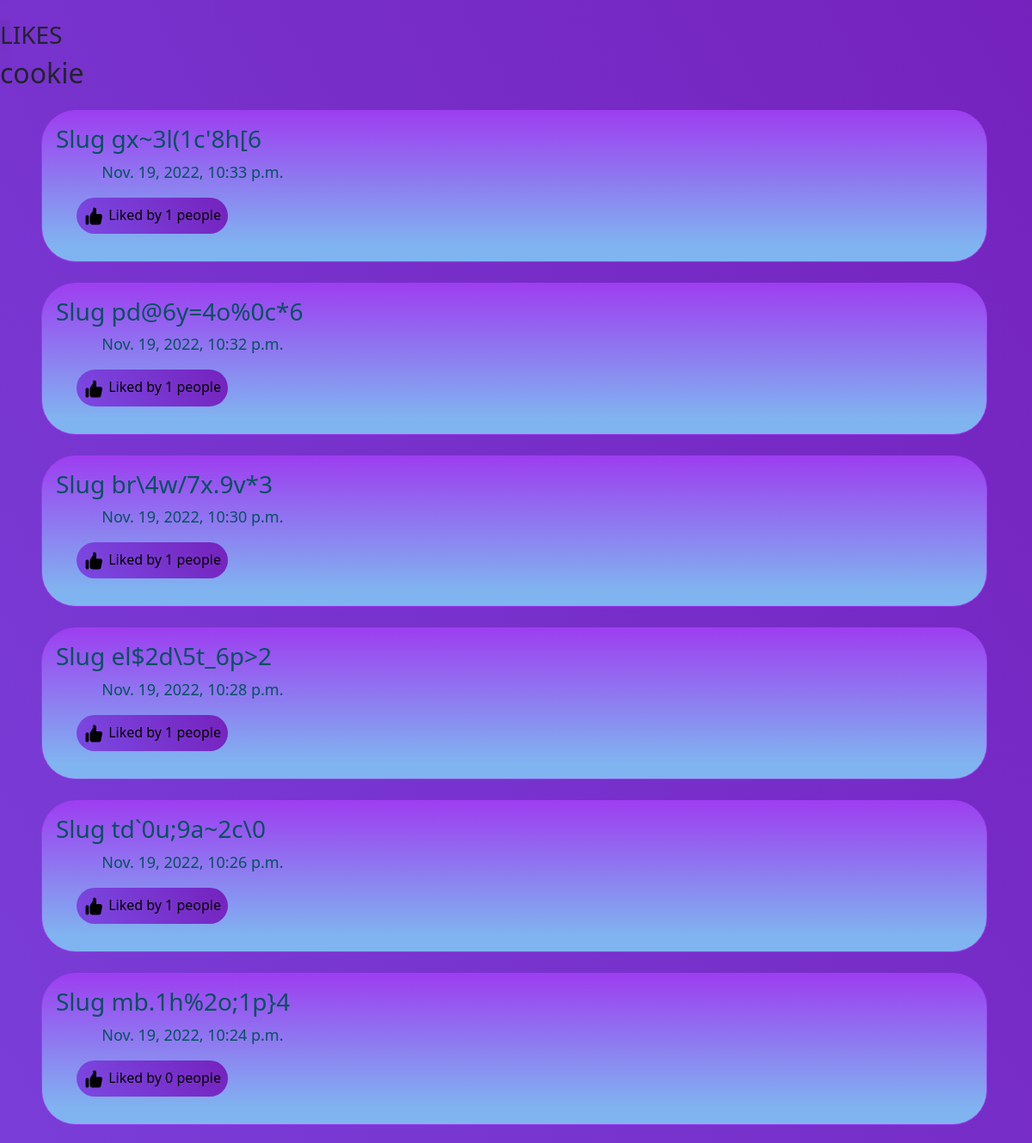
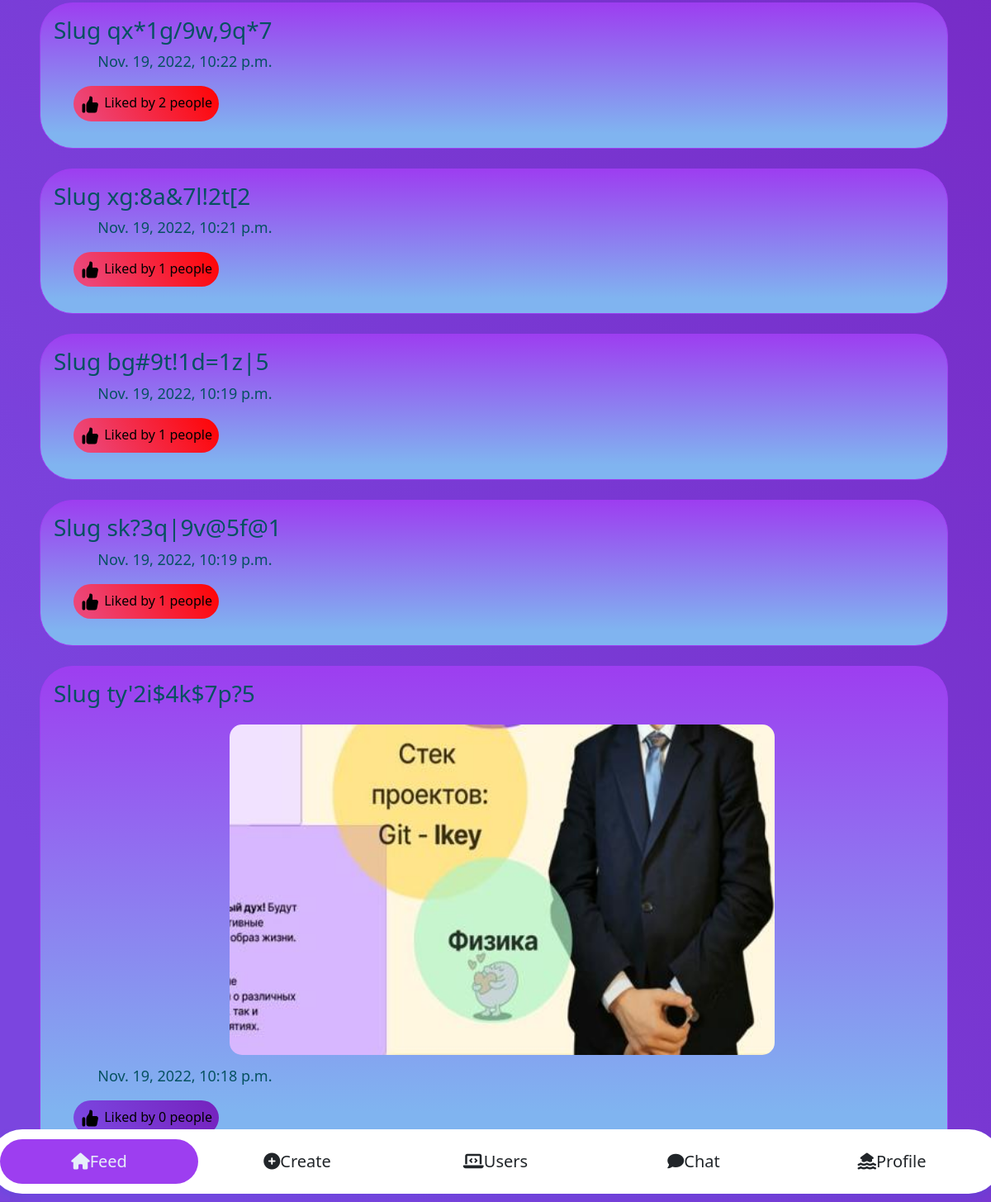
Screenshot of / (signed in) with the database file from the repository (2 pictures, top to bottom).
### blog/models.py (models this page shows, shortened)
class Post(models.Model):
    class Meta:
        verbose_name = 'Post'
        verbose_name_plural = 'Posts'
    author = models.ForeignKey(User,
                on_delete=models.CASCADE,
    )
    image = models.ImageField(upload_to='post_images')
    content = RichTextField('', blank=True, null=True,
                    max_length=5000,
            )
    date_created = models.DateTimeField(default=datetime.now)
    date_updated = models.DateTimeField(auto_now=True)
    amount_of_likes = models.IntegerField(default=0)
    slug = models.SlugField(max_length=50, unique=True, blank = True)

### blog/views.py (the view)
# urls.py: path('', views.feed, name='posts_feed'),
@login_required(login_url='sign_in')
def feed(request):
    context = {
        "user": request.user,
        "student": request.user.student,
        "all_posts": Post.objects.order_by('-date_created'),
    }
    return render(request, 'blog/posts_feed.html', context=context)

### blog/templatetags/blog_tags.py (called while the page is built)
@register.simple_tag
def was_liked(user, id):
    try:
        PostLike.objects.get(user=user, obj_id=id)
        return True
    except PostLike.DoesNotExist:
        return False

### blog/templates/blog/posts_feed.html (shortened to what this page needs)
{% extends "blog/base.html" %}
{% block content_blog %}
    {% include "blog/like.html" %}
    <h2>{{user}}</h2>
    {% for post in all_posts %}
        {% include "blog/post_model.html" with post=post %}
    {% endfor %}
{% endblock %}

### blog/templates/blog/post_model.html (shortened to what this page needs)
{% load blog_tags %}
<div class="post alert alert-info col-11">
    <div class="box col-12">
        <h3>Slug {{post.slug}}</h3>
    </div>
    {% if post.image %}
        <a href="{{ post.image.url }}" class="">
            <img src="{{ post.image.url }}" alt="None" class="post-image">
        </a>
    {% endif %}
    <p class="date col-12">{{ post.date_created }}</p><br>
    <div class="py-3 px-4 space-y-3 box">
        {% was_liked user post.id as liked %}
        <div id="{{ post.id }}{{ category }}"
        data-type="post"
        data-id="{{ post.id }}"
        data-action="like"
        data-category="{{ category }}"
        class="flex space-x-4 lg:font-bold data-likes text-center {% if liked %} was_liked {% endif%} col-lg-2 col-md-4 col-sm-6">
            <a href="">
                <div class="p-2 rounded-full text-black " >
                    <p>Liked by </p>
                    <p data-count="like">{{post.amount_of_likes}}</p>
                    <p>people</p>
                </div>
             </a>
        </div>
    </div>
</div>

### blog/static/blog/css/style.css (style rules this page uses)
body { background-image: linear-gradient(60deg, rgb(123, 69, 223) 10%, #7522bd 100%); overflow-x: hidden; }
a { text-decoration: none; }
p { display: inline; }
.date { margin-left: 5%; font-size: 18px; font-weight: 200; min-width: fit-content; }
.post { margin: 2% 4%; border-radius: 40px; border: 1px solid #9d3ef0; background: #9d3ef0; background-image: linear-gradient(0deg, rgb(128, 180, 240) 10%, #9d3ef0 100%); word-break: break-all; overflow: hidden; text-overflow: ellipsis; }
.post-image { margin: 1vw 0; margin-left: 20%; margin-right: 20%; border-radius: 15px; width: 55vw; height: 50vh; }
.box { white-space: nowrap; }
.box div { display:inline-block; word-break: break-all; }
:root { --primary-color: #9d3ef0; --primary-color: #e6eef9; --secondary-color: #e6eef9; --secondary-color:#9d3ef0; }
*, *:after, *:before { box-sizing: border-box; }
.data-likes { min-width: fit-content; border-radius: 50px; margin-right: 1vw; background-image: linear-gradient(60deg, rgb(123, 69, 223) 10%, #7522bd 100%); }
.was_liked { background-image: linear-gradient(60deg, rgb(236, 70, 120) 10%, #ff0303 100%); }

### rows the page displays
Post: slug "gx~3l(1c'8h[6", date_created "Nov. 19, 2022, 10:33 p.m.", amount_of_likes "1"
Post: slug "pd@6y=4o%0c*6", date_created "Nov. 19, 2022, 10:32 p.m.", amount_of_likes "1"
Post: slug "br\\4w/7x.9v*3", date_created "Nov. 19, 2022, 10:30 p.m.", amount_of_likes "1"
Post: slug "el$2d\\5t_6p>2", date_created "Nov. 19, 2022, 10:28 p.m.", amount_of_likes "1"
Post: slug "td`0u;9a~2c\\0", date_created "Nov. 19, 2022, 10:26 p.m.", amount_of_likes "1"
Post: slug "mb.1h%2o;1p}4", date_created "Nov. 19, 2022, 10:24 p.m.", amount_of_likes "0"
Post: slug "qx*1g/9w,9q*7", date_created "Nov. 19, 2022, 10:22 p.m.", amount_of_likes "2"
Post: slug "xg:8a&7l!2t[2", date_created "Nov. 19, 2022, 10:21 p.m.", amount_of_likes "1"
Post: slug "bg#9t!1d=1z|5", date_created "Nov. 19, 2022, 10:19 p.m.", amount_of_likes "1"
Post: slug "sk?3q|9v@5f@1", date_created "Nov. 19, 2022, 10:19 p.m.", amount_of_likes "1"
Post: slug "ty'2i$4k$7p?5", image (picture), date_created "Nov. 19, 2022, 10:18 p.m.", amount_of_likes "0"

### other values shown
{{ user }} "cookie"
